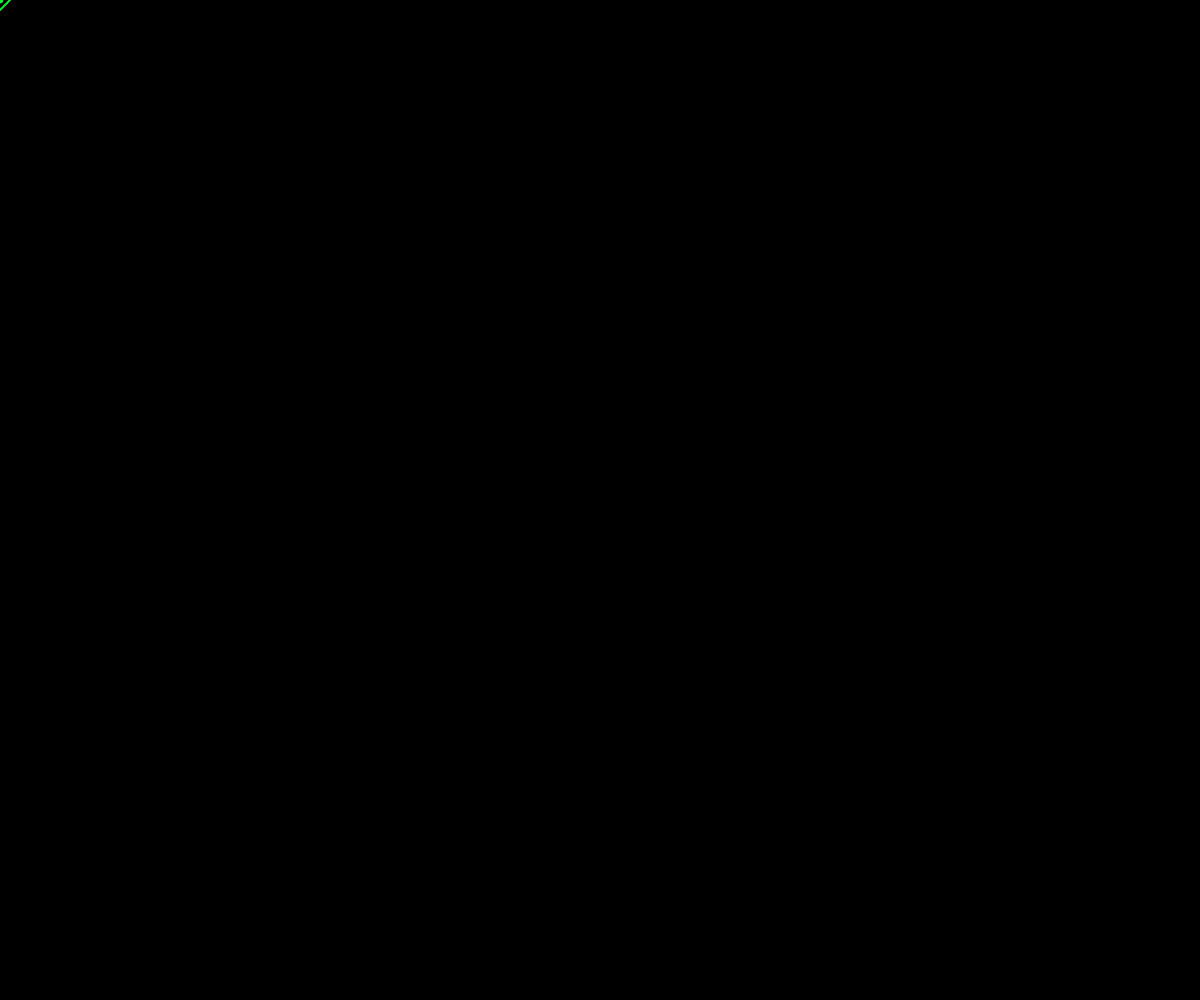
Frame 1 (no input)
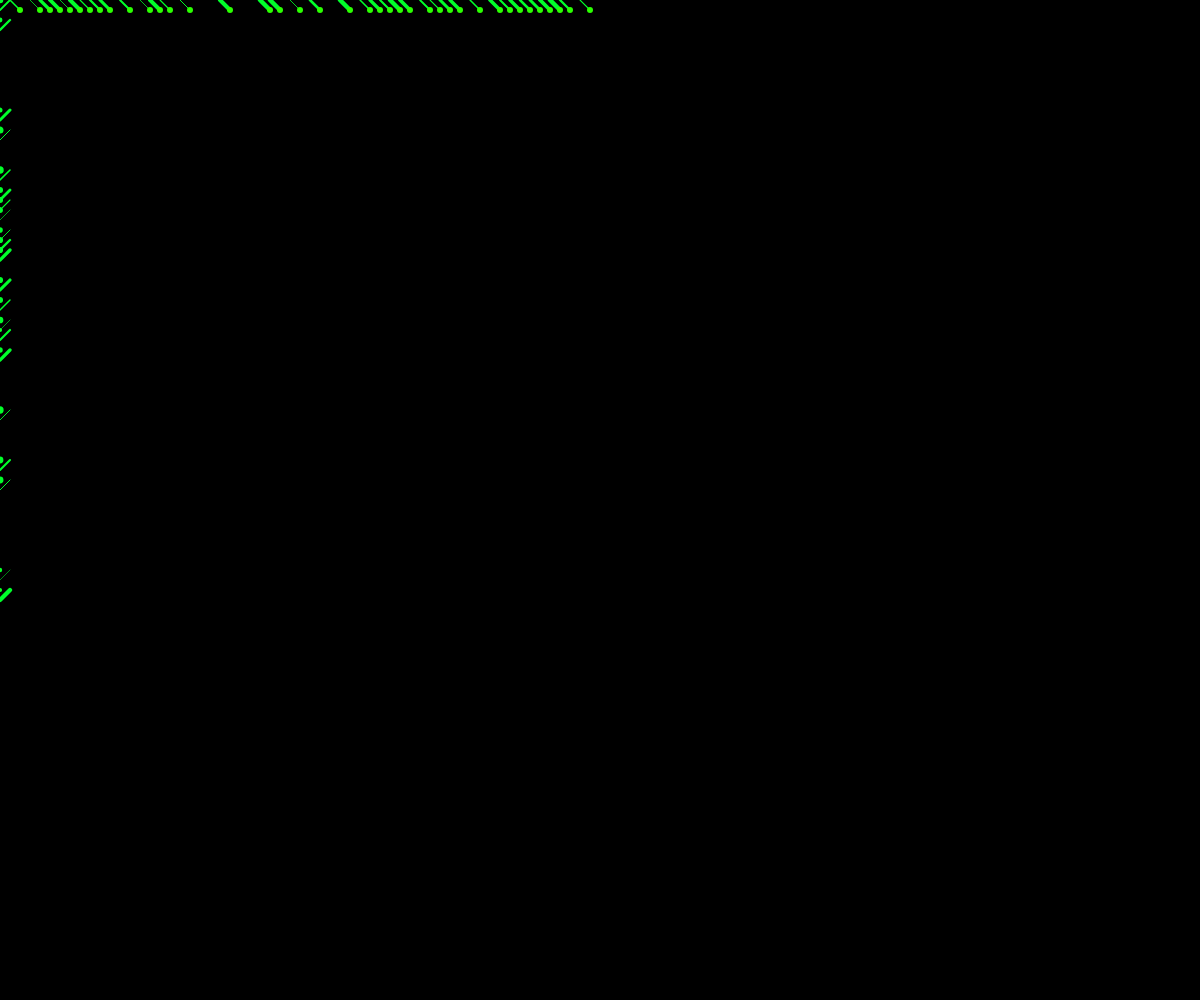
Frame 60 (no input)
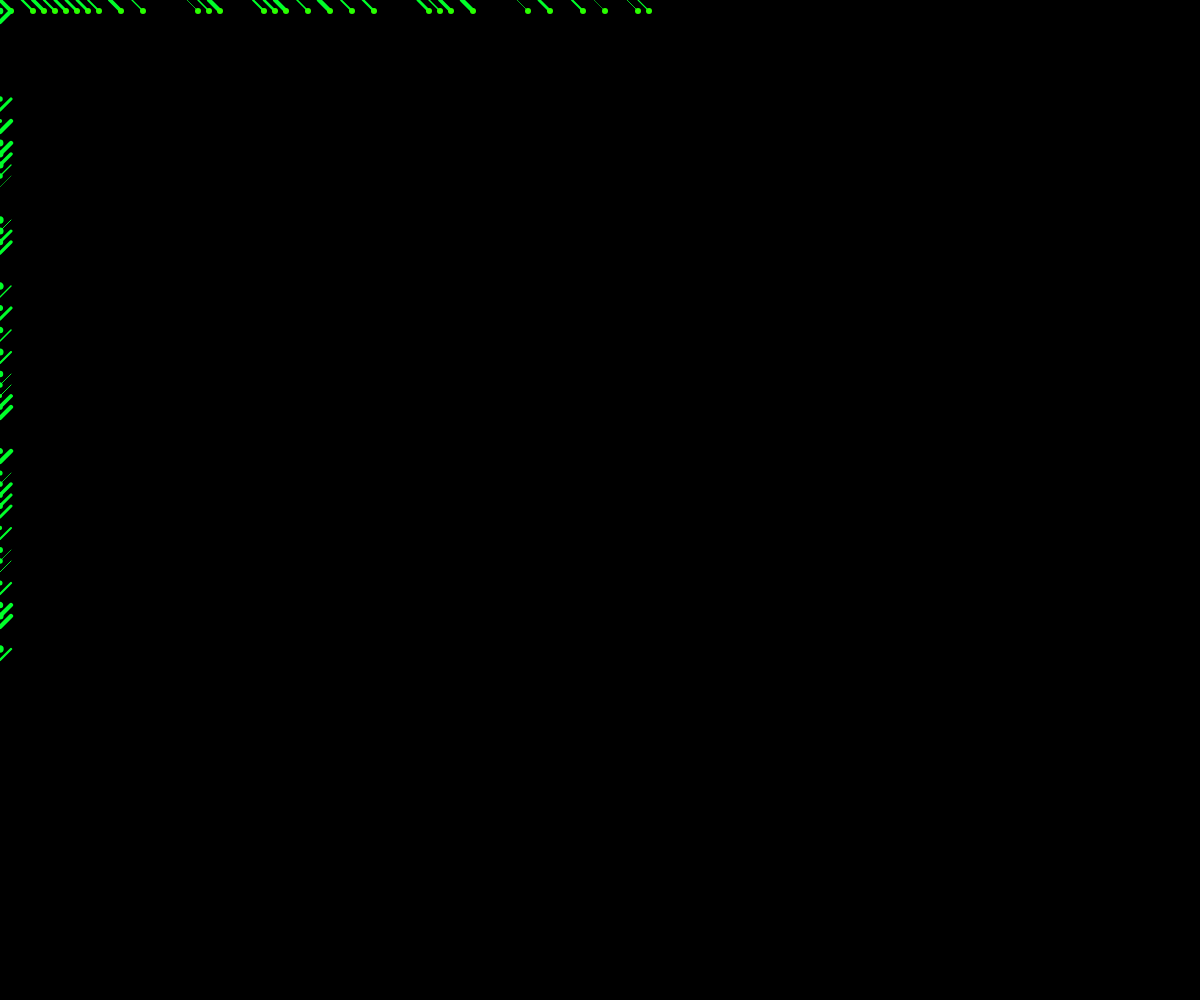
Frame 120 (the mouse pressed at the canvas centre since frame 60)

The p5.js sketch that drew these frames (run headless with seeded random() and noise() and a simulated clock; from frame 60 on, the mouse is pressed at the canvas centre):

// p5.js sketch
// ── sketch.js
var c;

function setup(){

  createCanvas(windowWidth, windowHeight);
  background(0);
  stroke(0);
  strokeWeight(random(1, 3.5));
  //strokeWeight(3);
  c=130;
  colorMode(HSB);
}

var boxWidth = 10;
var xPos = 0;
var yPos = 0;



function draw(){
  
    fill(c,100,255);

  var forma = random();
  print(forma);
  strokeWeight(random(1, 4.5));
  stroke(c, 100, 255);
  //fill(c, 160, 255);
  
  if(forma < 0.4){
    fill(c-20, 100, 255);
    ellipse(xPos, yPos, 3,3);
    stroke(c, 100, 255);
    strokeWeight(random(0.5, 4.5));
    
    line(xPos , yPos + boxWidth, xPos + boxWidth, yPos);
 } else{
   strokeWeight(random(0.5, 4.5));
    line(yPos, xPos, yPos + boxWidth, xPos + boxWidth);
   noStroke();
    fill(c-20, 100, 255);
   ellipse(yPos+ boxWidth, xPos+boxWidth, 6,6);
  }

  // sposta la x della dimensione della cella per disegnare la cella successiva
  yPos += boxWidth;
  
  //inizia una nuova riga
  if(yPos > height){
    c++;
    // se uso box++ qui ad ogni riga la dimensione aumenta solo la prima volta, dopo muosepressed diventa più grande tutto, non riga per riga.
    //boxWidth++;
    yPos = 0 + boxWidth;
    xPos += boxWidth;
    
  }

  //se y è maggiore dell'altezza interrompe il loop
  if(yPos > windowHeight && xPos > windowWidth){
    noLoop();
    
  }
}

function mousePressed(){
  //resetta e riparte
  background(0);
  //c++;
  // se uso boxWidth++ qui, ogni volta che ricarico cambia la dimensione aumentando di uno.
  boxWidth++;
  xPos = 0;
  yPos = 0;
  loop();
}
